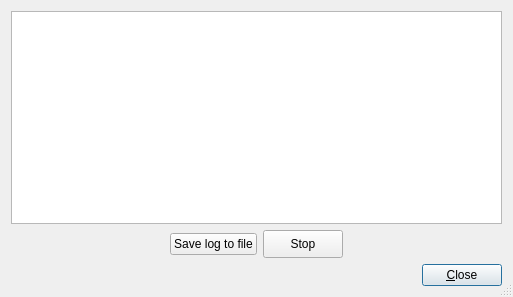
<ui version="4.0" >
 <class>execDialog_q</class>
 <widget class="QDialog" name="execDialog_q" >
  <property name="enabled" >
   <bool>true</bool>
  </property>
  <property name="geometry" >
   <rect>
    <x>0</x>
    <y>0</y>
    <width>513</width>
    <height>297</height>
   </rect>
  </property>
  <property name="windowTitle" >
   <string>Executing external command</string>
  </property>
  <property name="sizeGripEnabled" >
   <bool>true</bool>
  </property>
  <layout class="QVBoxLayout" >
   <property name="margin" >
    <number>11</number>
   </property>
   <property name="spacing" >
    <number>6</number>
   </property>
   <item>
    <widget class="QTextEdit" name="output" />
   </item>
   <item>
    <layout class="QHBoxLayout" >
     <property name="margin" >
      <number>0</number>
     </property>
     <property name="spacing" >
      <number>6</number>
     </property>
     <item>
      <spacer>
       <property name="orientation" >
        <enum>Qt::Horizontal</enum>
       </property>
       <property name="sizeType" >
        <enum>QSizePolicy::Expanding</enum>
       </property>
       <property name="sizeHint" >
        <size>
         <width>60</width>
         <height>20</height>
        </size>
       </property>
      </spacer>
     </item>
     <item>
      <widget class="QPushButton" name="saveLogButton" >
       <property name="text" >
        <string>Save log to file</string>
       </property>
      </widget>
     </item>
     <item>
      <widget class="QPushButton" name="stopButton" >
       <property name="minimumSize" >
        <size>
         <width>0</width>
         <height>28</height>
        </size>
       </property>
       <property name="text" >
        <string>Stop</string>
       </property>
      </widget>
     </item>
     <item>
      <spacer>
       <property name="orientation" >
        <enum>Qt::Horizontal</enum>
       </property>
       <property name="sizeType" >
        <enum>QSizePolicy::Expanding</enum>
       </property>
       <property name="sizeHint" >
        <size>
         <width>120</width>
         <height>20</height>
        </size>
       </property>
      </spacer>
     </item>
    </layout>
   </item>
   <item>
    <layout class="QHBoxLayout" >
     <property name="margin" >
      <number>0</number>
     </property>
     <property name="spacing" >
      <number>6</number>
     </property>
     <item>
      <spacer>
       <property name="orientation" >
        <enum>Qt::Horizontal</enum>
       </property>
       <property name="sizeType" >
        <enum>QSizePolicy::Expanding</enum>
       </property>
       <property name="sizeHint" >
        <size>
         <width>20</width>
         <height>20</height>
        </size>
       </property>
      </spacer>
     </item>
     <item>
      <widget class="QPushButton" name="buttonOk" >
       <property name="text" >
        <string>&amp;Close</string>
       </property>
       <property name="shortcut" >
        <string>Alt+C</string>
       </property>
       <property name="autoDefault" >
        <bool>true</bool>
       </property>
       <property name="default" >
        <bool>true</bool>
       </property>
      </widget>
     </item>
    </layout>
   </item>
  </layout>
 </widget>
 <layoutdefault spacing="6" margin="11" />
 <tabstops>
  <tabstop>output</tabstop>
  <tabstop>saveLogButton</tabstop>
  <tabstop>stopButton</tabstop>
  <tabstop>buttonOk</tabstop>
 </tabstops>
 <resources/>
 <connections>
  <connection>
   <sender>buttonOk</sender>
   <signal>clicked()</signal>
   <receiver>execDialog_q</receiver>
   <slot>accept()</slot>
   <hints>
    <hint type="sourcelabel" >
     <x>20</x>
     <y>20</y>
    </hint>
    <hint type="destinationlabel" >
     <x>20</x>
     <y>20</y>
    </hint>
   </hints>
  </connection>
  <connection>
   <sender>stopButton</sender>
   <signal>clicked()</signal>
   <receiver>execDialog_q</receiver>
   <slot>stopProcess()</slot>
   <hints>
    <hint type="sourcelabel" >
     <x>20</x>
     <y>20</y>
    </hint>
    <hint type="destinationlabel" >
     <x>20</x>
     <y>20</y>
    </hint>
   </hints>
  </connection>
  <connection>
   <sender>saveLogButton</sender>
   <signal>clicked()</signal>
   <receiver>execDialog_q</receiver>
   <slot>saveLog()</slot>
   <hints>
    <hint type="sourcelabel" >
     <x>20</x>
     <y>20</y>
    </hint>
    <hint type="destinationlabel" >
     <x>20</x>
     <y>20</y>
    </hint>
   </hints>
  </connection>
 </connections>
</ui>
